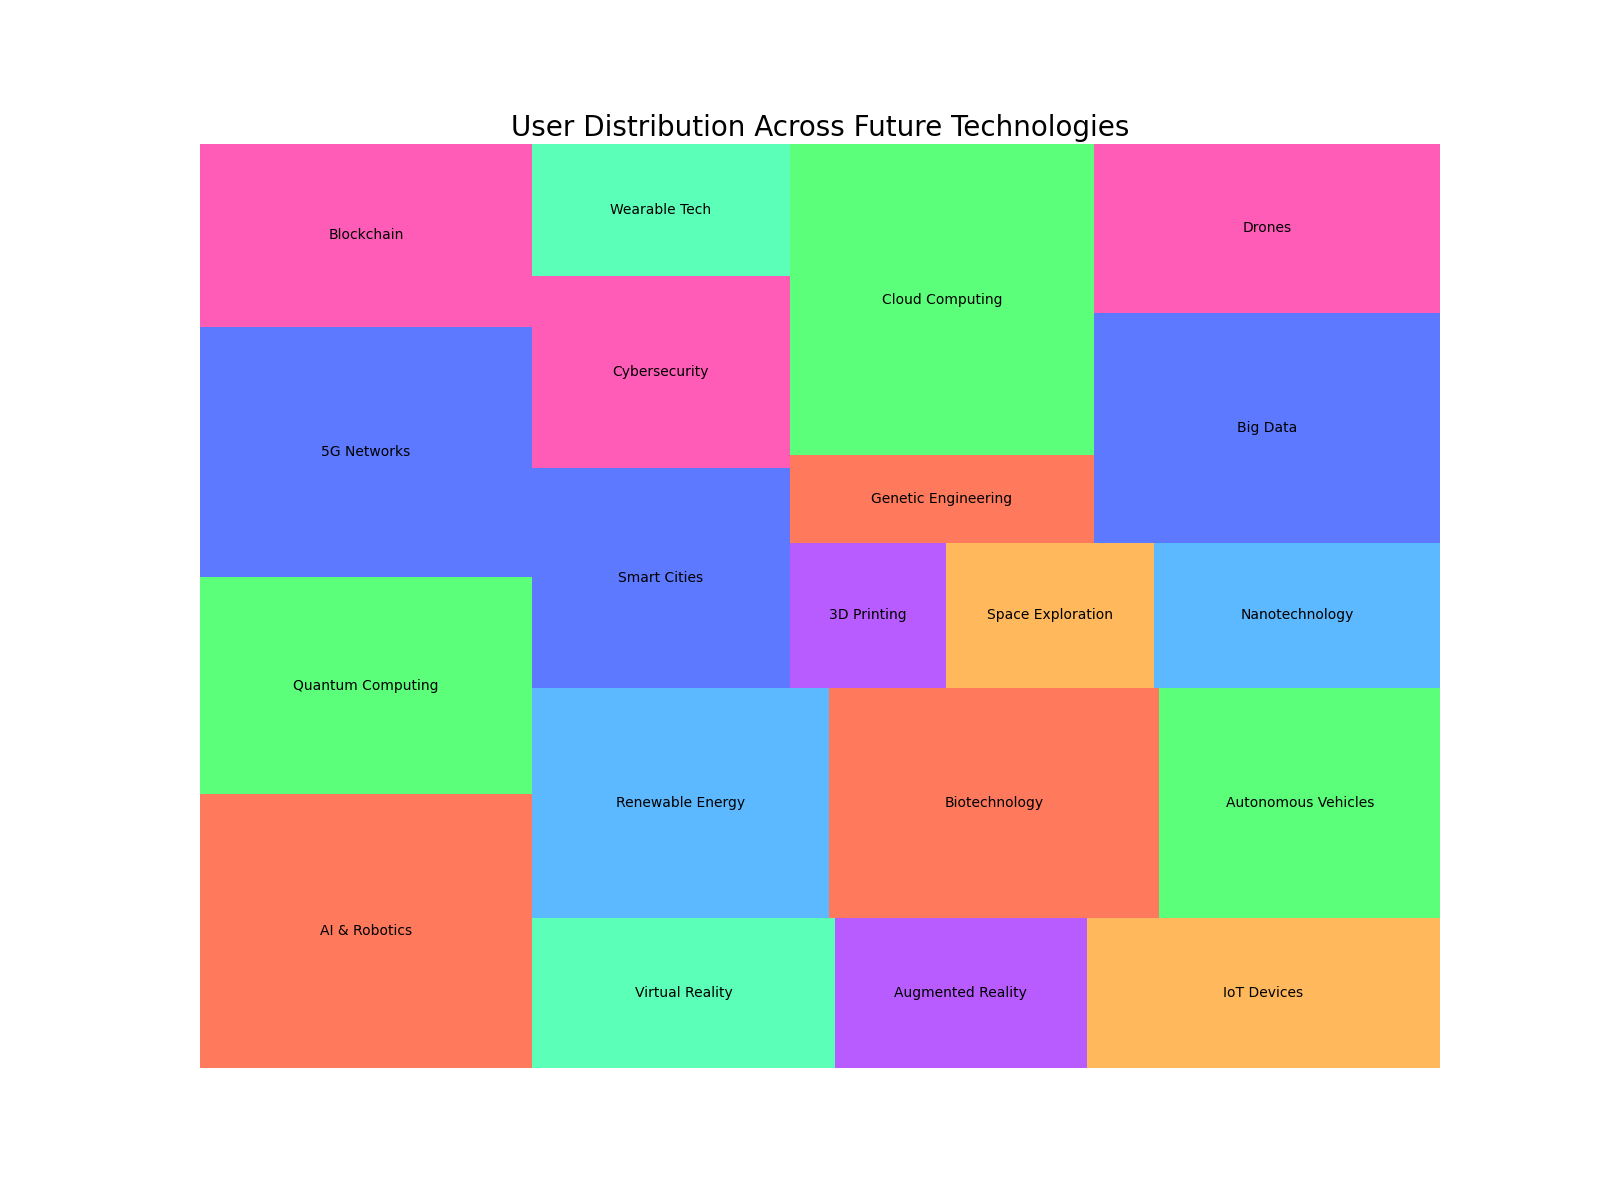

Here is the Python script that generated this plot:

import matplotlib.pyplot as plt
import pandas as pd
import squarify

data = {
    'Category': ['AI & Robotics', 'Quantum Computing', '5G Networks', 'Blockchain', 'Virtual Reality',
                 'Augmented Reality', 'IoT Devices', 'Renewable Energy', 'Biotechnology', 'Autonomous Vehicles',
                 'Smart Cities', 'Cybersecurity', 'Wearable Tech', '3D Printing', 'Space Exploration',
                 'Nanotechnology', 'Genetic Engineering', 'Cloud Computing', 'Big Data', 'Drones'],
    'Users': [1200000, 950000, 1100000, 800000, 600000,
              500000, 700000, 900000, 1000000, 850000,
              750000, 650000, 450000, 300000, 400000,
              550000, 350000, 1250000, 1050000, 770000]
}

df = pd.DataFrame(data)

plt.figure(figsize=(16,12))

colors = ['#FF5733', '#33FF57', '#3357FF', '#FF33A6', '#33FFA6',
          '#A633FF', '#FFA633', '#33A6FF', '#FF5733', '#33FF57',
          '#3357FF', '#FF33A6', '#33FFA6', '#A633FF', '#FFA633',
          '#33A6FF', '#FF5733', '#33FF57', '#3357FF', '#FF33A6']

squarify.plot(sizes=df['Users'], label=df['Category'], color=colors, alpha=0.8)

plt.title('User Distribution Across Future Technologies', fontsize=20)

plt.axis('off')

plt.show()
